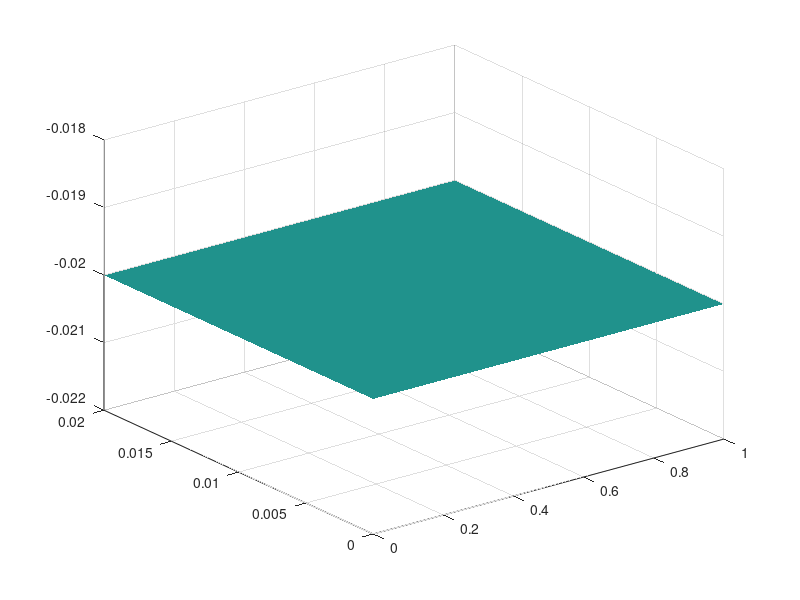

Recreate this plot in MATLAB. (Note: this script raises an error after producing the figure.)
% obstacle_3D.m — Plot the distributed obstacle ψ(x) in 3D
% ψ(x) = -0.02 + 0.01 sin^2(π x), x ∈ [0,1]

clear; clc;

% --- Define obstacle
% psi = @(x) -0.02 + 0.01 * sin(pi*x).^2;
 % psi  = @(x) -(0.02 + 0.01*cos(50*pi*x));
% psi = @(x) -0.02 - 0.01*sin(pi*x).^2; 
psi = @(x) -0.02 + 0*x;  

% --- Grid along beam (x) and a thin span (y) just for 3D visualization
nx = 600;                 % x-resolution (increase for smoother surface)
ny = 10;                  % y-resolution
x  = linspace(0,1,nx);
y  = linspace(0,0.02,ny); % small width so it's a thin "sheet"
[X,Y] = meshgrid(x,y);

% --- Surface values
Z = psi(X);

% --- Plot obstacle surface
figure('Color','w');
hTop = surf(X,Y,Z, Z, 'EdgeColor','none'); % color by height
shading interp; colormap(parula); hold on;

% ===== Translucent fill under the obstacle =====
% Choose a reference plane to fill down to (adjust if you like)
z_floor = min(Z(:)) - 0.006;    % e.g., slightly below the lowest ψ(x)

% Bottom "floor" surface (optional, gives the fill a base)
hBottom = surf(X, Y, z_floor*ones(size(X)), ...
    'EdgeColor','none', 'FaceColor',[0.3 0.6 0.95], 'FaceAlpha',0.15);

% Side walls to close the shape, so it looks like a solid
% y = min
Xw = X(1,:);  Yw = Y(1,:);  ZwTop = psi(Xw);
surf([Xw; Xw], [Yw; Yw], [z_floor*ones(size(Xw)); ZwTop], ...
    'EdgeColor','none', 'FaceColor',[0.3 0.6 0.95], 'FaceAlpha',0.25);
% y = max
Xw = X(end,:); Yw = Y(end,:); ZwTop = psi(Xw);
surf([Xw; Xw], [Yw; Yw], [z_floor*ones(size(Xw)); ZwTop], ...
    'EdgeColor','none', 'FaceColor',[0.3 0.6 0.95], 'FaceAlpha',0.25);
% x = 0
Xw = X(:,1)'; Yw = Y(:,1)'; ZwTop = psi(Xw);
surf([Xw; Xw], [Yw; Yw], [z_floor*ones(size(Xw)); ZwTop], ...
    'EdgeColor','none', 'FaceColor',[0.3 0.6 0.95], 'FaceAlpha',0.25);
% x = 1
Xw = X(:,end)'; Yw = Y(:,end)'; ZwTop = psi(Xw);
surf([Xw; Xw], [Yw; Yw], [z_floor*ones(size(Xw)); ZwTop], ...
    'EdgeColor','none', 'FaceColor',[0.3 0.6 0.95], 'FaceAlpha',0.25);

% Make the top surface a bit opaque so the fill shows through
set(hTop, 'FaceAlpha', 0.95);

% Optional: centerline
yc = mean(y);
plot3(x, yc*ones(size(x)), psi(x), 'k-', 'LineWidth', 1.5);

% --- Beam: straight line above the obstacle along x ∈ [0,1]
gap    = 0.005;                   % vertical clearance above the highest ψ
z_beam = max(Z(:)) + gap;         % constant z-level for the beam
plot3(x, yc*ones(size(x)), z_beam*ones(size(x)), ...
      'k-', 'LineWidth', 3);      % straight beam line
% --- Clamp indicator at x = 0 (black dot on the beam)
plot3(0, yc, z_beam, 'ko', 'MarkerSize', 6, 'MarkerFaceColor', 'k');



% --- Labels & view
xlabel('$x$','Interpreter','latex','FontSize',13);
% ylabel('$y$','Interpreter','latex','FontSize',13);
zlabel('$u(x)$','Interpreter','latex','FontSize',13);
title('Obstacle $\psi(x)=-0.02$ with Clamped Beam at $x=0$', ...
      'Interpreter','latex','FontSize',13);


axis tight; daspect([1 1 0.05]);
view(45,25); grid off; camlight headlight; lighting gouraud;
c = colorbar; c.Label.String = '\psi(x)';

% ===== Save at highest quality =====
outBase = 'obstacle_3D_clamped';

% Set a consistent on-screen size (exportgraphics uses this size)
set(gcf,'Units','inches');
set(gcf,'Position',[1 1 7 4]);   % width x height in inches
drawnow;
% 
% % 1) Vector PDF (best for print). Works if transparency is not critical.
% set(gcf,'Renderer','painters');  % vector renderer
% exportgraphics(gcf, [outBase '.pdf'], ...
%     'ContentType','vector', 'BackgroundColor','white');

% % 2) High-res PNG (best when you use transparency/alpha)
% set(gcf,'Renderer','opengl');    % correct alpha blending
% exportgraphics(gcf, [outBase '.png'], ...
%     'Resolution', 900, 'BackgroundColor','white');

% Optional: SVG (vector) and MATLAB figure for future edits
% exportgraphics(gcf, [outBase '.svg']);
% savefig(gcf, [outBase '.fig']);

% If the PDF shows artifacts due to transparency, rasterize the PDF instead:
exportgraphics(gcf, [outBase '_rasterized.pdf'], ...
    'ContentType','image', 'Resolution', 600, 'BackgroundColor','white');
